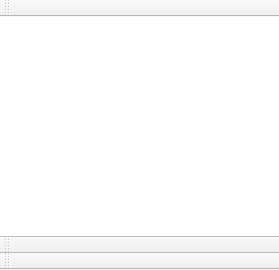
<?xml version="1.0" encoding="UTF-8"?>
<ui version="4.0">
 <class>MainWindow</class>
 <widget class="QMainWindow" name="MainWindow">
  <property name="geometry">
   <rect>
    <x>0</x>
    <y>0</y>
    <width>279</width>
    <height>270</height>
   </rect>
  </property>
  <property name="windowTitle">
   <string notr="true"/>
  </property>
  <widget class="QWidget" name="centralwidget">
   <layout class="QGridLayout" name="gridLayout">
    <property name="margin">
     <number>0</number>
    </property>
    <item row="0" column="0">
     <widget class="Kitty::RosterTreeView" name="rosterTreeView">
      <property name="frameShape">
       <enum>QFrame::NoFrame</enum>
      </property>
      <property name="dragEnabled">
       <bool>true</bool>
      </property>
      <property name="selectionMode">
       <enum>QAbstractItemView::ExtendedSelection</enum>
      </property>
      <property name="indentation">
       <number>0</number>
      </property>
      <property name="rootIsDecorated">
       <bool>false</bool>
      </property>
      <property name="headerHidden">
       <bool>true</bool>
      </property>
     </widget>
    </item>
   </layout>
  </widget>
  <widget class="QToolBar" name="mainToolBar">
   <property name="windowTitle">
    <string/>
   </property>
   <attribute name="toolBarArea">
    <enum>BottomToolBarArea</enum>
   </attribute>
   <attribute name="toolBarBreak">
    <bool>false</bool>
   </attribute>
  </widget>
  <widget class="QToolBar" name="pluginsToolBar">
   <property name="windowTitle">
    <string/>
   </property>
   <property name="iconSize">
    <size>
     <width>16</width>
     <height>16</height>
    </size>
   </property>
   <attribute name="toolBarArea">
    <enum>TopToolBarArea</enum>
   </attribute>
   <attribute name="toolBarBreak">
    <bool>false</bool>
   </attribute>
  </widget>
  <widget class="QToolBar" name="networksToolBar">
   <property name="windowTitle">
    <string notr="true"/>
   </property>
   <property name="iconSize">
    <size>
     <width>16</width>
     <height>16</height>
    </size>
   </property>
   <attribute name="toolBarArea">
    <enum>BottomToolBarArea</enum>
   </attribute>
   <attribute name="toolBarBreak">
    <bool>true</bool>
   </attribute>
  </widget>
 </widget>
 <customwidgets>
  <customwidget>
   <class>Kitty::RosterTreeView</class>
   <extends>QTreeView</extends>
   <header>widgets/RosterTreeView.h</header>
  </customwidget>
 </customwidgets>
 <resources/>
 <connections/>
</ui>
